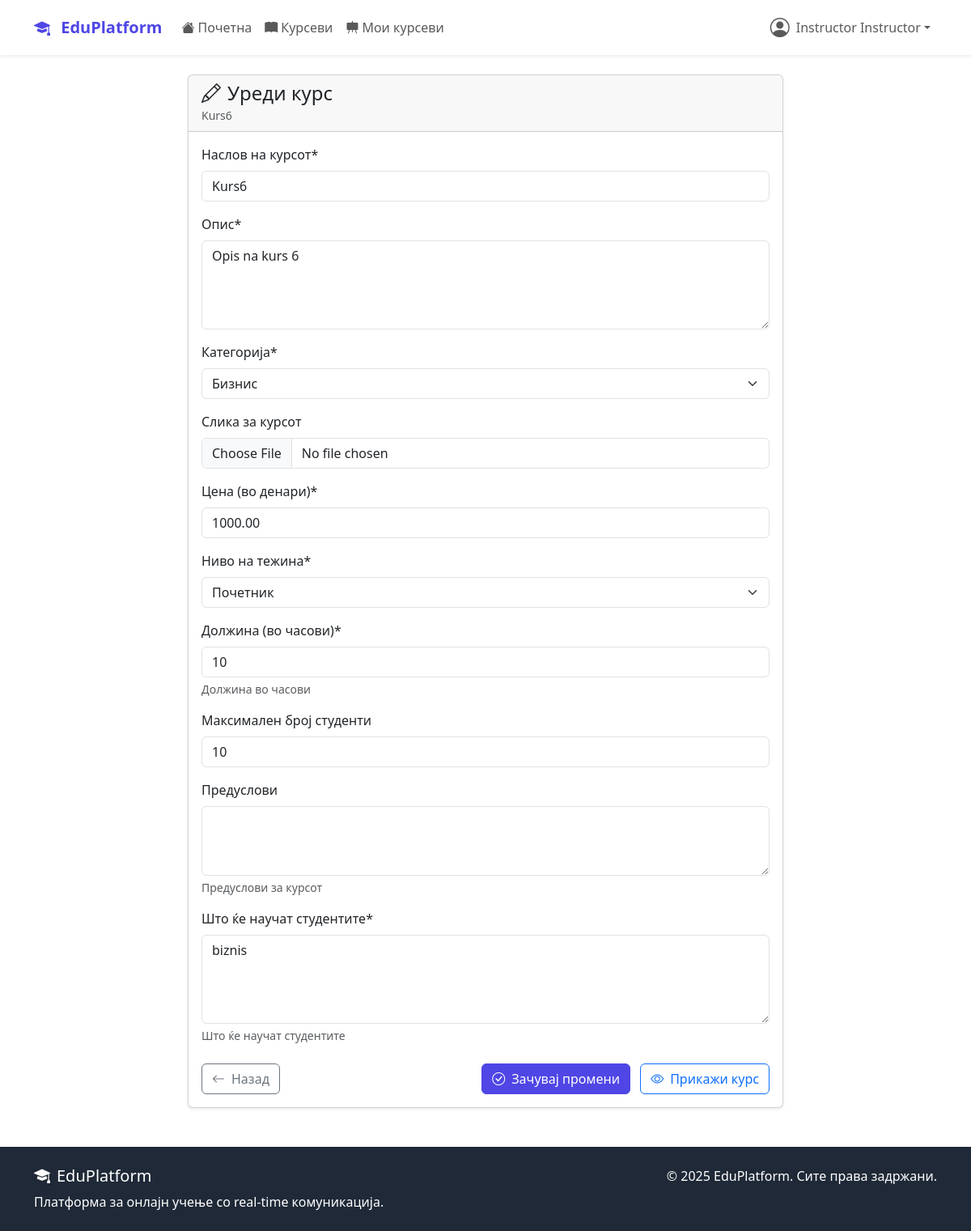
The page /courses/kurs6/edit/ (signed in) on the database its author committed.
### accounts/models.py (models this page shows, shortened)
class User(AbstractUser):
    USER_TYPE_CHOICES = (
        ('student', 'Студент'),
        ('instructor', 'Инструктор'),
        ('admin', 'Администратор'),
    )
    user_type = models.CharField(
        max_length=20,
        choices=USER_TYPE_CHOICES,
        default='student'
    )
    bio = models.TextField(max_length=500, blank=True)
    profile_picture = models.ImageField(
        upload_to='profile_pics/',
        blank=True,  # Додадено
        null=True    # Додадено
    )
    birth_date = models.DateField(null=True, blank=True)
    phone_number = models.CharField(max_length=15, blank=True)
    created_at = models.DateTimeField(auto_now_add=True)
    updated_at = models.DateTimeField(auto_now=True)

### courses/models.py (models this page shows, shortened)
class Course(models.Model):
    DIFFICULTY_CHOICES = (
        ('beginner', 'Почетник'),
        ('intermediate', 'Средно'),
        ('advanced', 'Напредно'),
    )
    STATUS_CHOICES = (
        ('draft', 'Нацрт'),
        ('published', 'Објавен'),
        ('archived', 'Архивиран'),
    )
    title = models.CharField(max_length=200)
    slug = models.SlugField(unique=True, blank=True, max_length=250)
    description = models.TextField()
    instructor = models.ForeignKey(
        settings.AUTH_USER_MODEL,
        on_delete=models.CASCADE,
        related_name='courses_taught'
    )
    category = models.ForeignKey(Category, on_delete=models.CASCADE)
    thumbnail = models.ImageField(upload_to='course_thumbnails/', blank=True)
    price = models.DecimalField(max_digits=8, decimal_places=2, default=0.00)
    difficulty = models.CharField(max_length=20, choices=DIFFICULTY_CHOICES)
    status = models.CharField(max_length=20, choices=STATUS_CHOICES, default='published')
    duration_hours = models.PositiveIntegerField(help_text="Должина во часови")
    max_students = models.PositiveIntegerField(null=True, blank=True)
    requirements = models.TextField(blank=True, help_text="Предуслови за курсот")
    what_you_learn = models.TextField(help_text="Што ќе научат студентите")
    created_at = models.DateTimeField(auto_now_add=True)
    updated_at = models.DateTimeField(auto_now=True)
    class Meta:
        ordering = ['-created_at']
    def get_absolute_url(self):
        return reverse('courses:detail', kwargs={'slug': self.slug})

### courses/views.py (the view, shortened to what this page needs)
# urls.py: path('<slug:slug>/edit/', views.CourseUpdateView.as_view(), name='edit'),
class CourseUpdateView(InstructorRequiredMixin, UpdateView):
    model = Course
    form_class = CourseForm
    template_name = 'courses/edit.html'
    def get_queryset(self):
        return Course.objects.filter(instructor=self.request.user)

### courses/models.py (called while the page is built)
    def __str__(self):
        return self.name

### courses/views.py (called while the page is built)
    def test_func(self):
        return self.request.user.is_authenticated and self.request.user.user_type in ['instructor', 'admin']

### templates/courses/edit.html (shortened to what this page needs)
{% extends 'base.html' %}
{% load crispy_forms_tags %}
{% block content %}
<div class="container mt-4">
    <div class="row justify-content-center">
        <div class="col-lg-8">
            <div class="card shadow-sm">
                <div class="card-header">
                    <h4 class="mb-0"><i class="bi bi-pencil me-2"></i>Уреди курс</h4>
                    <small class="text-muted">{{ course.title }}</small>
                </div>
                <div class="card-body">
                    <form method="post" enctype="multipart/form-data">
                        {{ form|crispy }}
                        <div class="d-flex justify-content-between mt-4">
                            <a href="{% url 'courses:manage' course.slug %}" class="btn btn-outline-secondary">
                                <i class="bi bi-arrow-left me-2"></i>Назад
                            </a>
                            <div>
                                <button type="submit" class="btn btn-primary me-2">
                                    <i class="bi bi-check-circle me-2"></i>Зачувај промени
                                </button>
                                <a href="{{ course.get_absolute_url }}" class="btn btn-outline-primary">
                                    <i class="bi bi-eye me-2"></i>Прикажи курс
                                </a>
                            </div>
                        </div>
                    </form>
                </div>
            </div>
        </div>
    </div>
</div>
{% endblock %}

### templates/base.html (shortened to what this page needs)
<!DOCTYPE html>
<html lang="mk">
<head>
    <link href="https://cdn.jsdelivr.net/npm/bootstrap@5.3.2/dist/css/bootstrap.min.css" rel="stylesheet">
    <link rel="stylesheet" href="https://cdn.jsdelivr.net/npm/bootstrap-icons@1.11.1/font/bootstrap-icons.css">
</head>
<body class="d-flex flex-column min-vh-100">
    <nav class="navbar navbar-expand-lg navbar-light bg-white shadow-sm">
        <div class="container">
            <a class="navbar-brand" href="{% url 'dashboard:home' %}">
                <i class="bi bi-mortarboard-fill me-2"></i>
                EduPlatform
            </a>
            <div class="collapse navbar-collapse" id="navbarNav">
                <ul class="navbar-nav me-auto">
                    <li class="nav-item">
                        <a class="nav-link" href="{% url 'dashboard:home' %}">
                            <i class="bi bi-house-fill me-1"></i>Почетна
                        </a>
                    </li>
                    <li class="nav-item">
                        <a class="nav-link" href="{% url 'courses:list' %}">
                            <i class="bi bi-book-fill me-1"></i>Курсеви
                        </a>
                    </li>
                    {% if user.is_authenticated and user.user_type == 'instructor' %}
                    <li class="nav-item">
                        <a class="nav-link" href="{% url 'courses:my_courses' %}">
                            <i class="bi bi-easel-fill me-1"></i>Мои курсеви
                        </a>
                    </li>
                    {% endif %}
                </ul>
                <ul class="navbar-nav">
                    {% if user.is_authenticated %}
                        <li class="nav-item dropdown">
                            <a class="nav-link dropdown-toggle d-flex align-items-center" href="#"
                               id="navbarDropdown" role="button" data-bs-toggle="dropdown">
                                {% if user.profile_picture %}
                                    <img src="{{ user.profile_picture.url }}" alt="Профил"
                                         class="rounded-circle me-2" width="32" height="32">
                                {% else %}
                                    <i class="bi bi-person-circle me-2 fs-4"></i>
                                {% endif %}
                                {{ user.get_full_name|default:user.username }}
                            </a>
                        </li>
                    {% endif %}
                </ul>
            </div>
        </div>
    </nav>
    <main class="flex-grow-1">
        {% block content %}{% endblock %}
    </main>
    <footer class="footer mt-5 py-4">
        <div class="container">
            <div class="row">
                <div class="col-md-6">
                    <h5><i class="bi bi-mortarboard-fill me-2"></i>EduPlatform</h5>
                    <p class="mb-0">Платформа за онлајн учење со real-time комуникација.</p>
                </div>
                <div class="col-md-6 text-md-end">
                    <p class="mb-0">&copy; 2025 EduPlatform. Сите права задржани.</p>
                </div>
            </div>
        </div>
    </footer>
</body>
</html>

### templates/base.html (style rules this page uses)
:root { --primary-color: #4f46e5; --secondary-color: #6366f1; --success-color: #10b981; --warning-color: #f59e0b; --danger-color: #ef4444; --dark-color: #1f2937; --light-color: #f8fafc; }
.navbar-brand { font-weight: bold; color: var(--primary-color) !important; }
.btn-primary { background-color: var(--primary-color); border-color: var(--primary-color); }
.footer { background-color: var(--dark-color); color: white; margin-top: auto; }

### rows shown on the page
User: get_full_name "Instructor Instructor"
Course: title "Kurs6", description "Opis na kurs 6", category "Бизнис", price "1000.00", difficulty "Почетник", duration_hours "10", max_students "10", what_you_learn "biznis"
